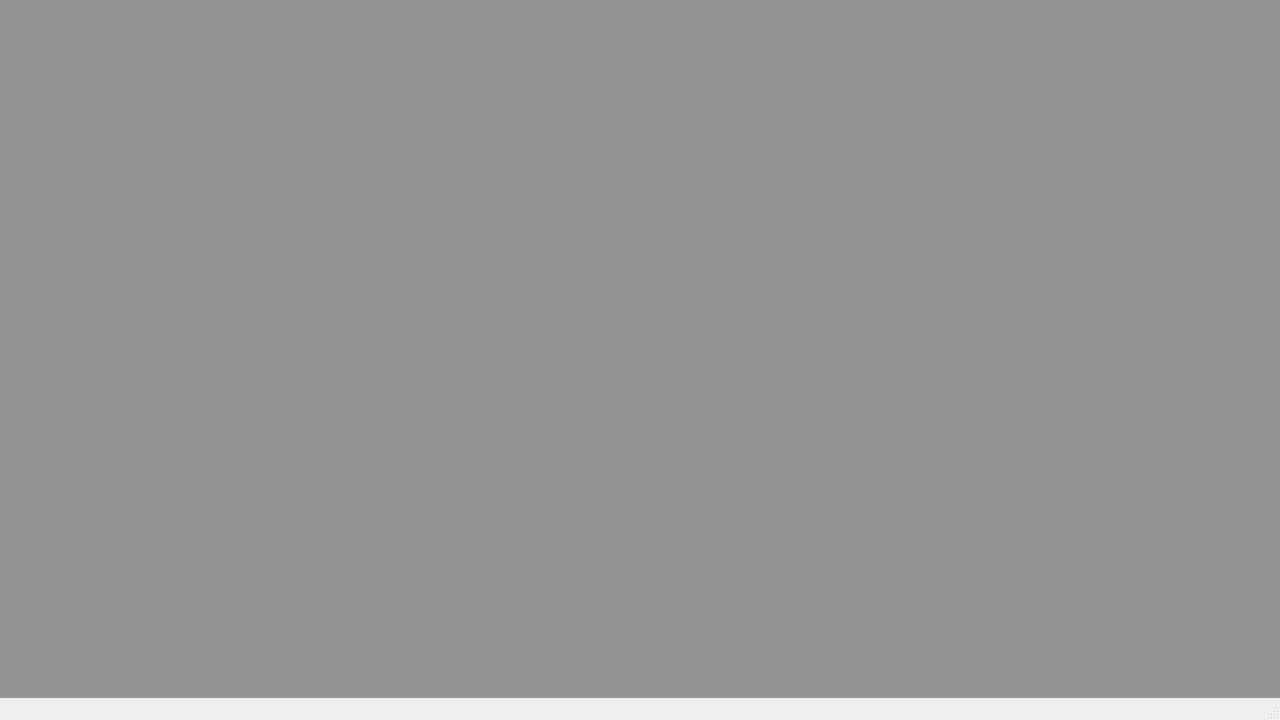
<?xml version="1.0" encoding="UTF-8"?>
<ui version="4.0">
 <class>MainWindow</class>
 <widget class="QMainWindow" name="MainWindow">
  <property name="geometry">
   <rect>
    <x>0</x>
    <y>0</y>
    <width>1280</width>
    <height>720</height>
   </rect>
  </property>
  <property name="windowTitle">
   <string>MainWindow</string>
  </property>
  <widget class="QWidget" name="centralwidget">
   <widget class="QStackedWidget" name="stackedWidget">
    <property name="geometry">
     <rect>
      <x>0</x>
      <y>-1</y>
      <width>1281</width>
      <height>701</height>
     </rect>
    </property>
    <property name="styleSheet">
     <string notr="true">background-color: rgb(148, 148, 148);</string>
    </property>
    <widget class="QWidget" name="page"/>
    <widget class="QWidget" name="page_2"/>
   </widget>
  </widget>
  <widget class="QMenuBar" name="menubar">
   <property name="geometry">
    <rect>
     <x>0</x>
     <y>0</y>
     <width>1280</width>
     <height>20</height>
    </rect>
   </property>
  </widget>
  <widget class="QStatusBar" name="statusbar"/>
 </widget>
 <resources/>
 <connections/>
</ui>
